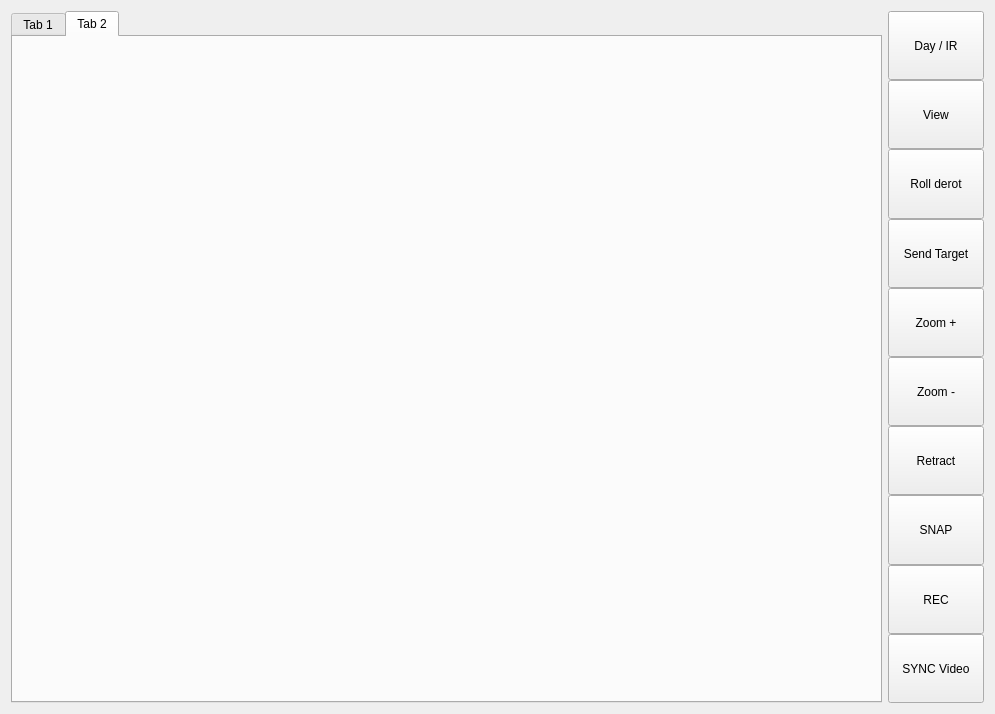
<?xml version="1.0" encoding="UTF-8"?>
<ui version="4.0">
 <class>GroundStation</class>
 <widget class="QDialog" name="GroundStation">
  <property name="geometry">
   <rect>
    <x>0</x>
    <y>0</y>
    <width>995</width>
    <height>714</height>
   </rect>
  </property>
  <property name="contextMenuPolicy">
   <enum>Qt::CustomContextMenu</enum>
  </property>
  <property name="windowTitle">
   <string>HERMES</string>
  </property>
  <layout class="QGridLayout" name="gridLayout_4">
   <item row="0" column="0">
    <widget class="QTabWidget" name="tabWidget">
     <property name="currentIndex">
      <number>1</number>
     </property>
     <widget class="QWidget" name="tab">
      <attribute name="title">
       <string>Tab 1</string>
      </attribute>
      <layout class="QGridLayout" name="gridLayout">
       <item row="0" column="0">
        <widget class="VdWidget" name="videoWidget" native="true">
         <property name="focusPolicy">
          <enum>Qt::StrongFocus</enum>
         </property>
        </widget>
       </item>
      </layout>
     </widget>
     <widget class="QWidget" name="tab_2">
      <attribute name="title">
       <string>Tab 2</string>
      </attribute>
      <layout class="QGridLayout" name="gridLayout_2">
       <item row="0" column="0">
        <widget class="H3DDemo" name="widget_2" native="true"/>
       </item>
      </layout>
     </widget>
    </widget>
   </item>
   <item row="0" column="1">
    <widget class="QWidget" name="widget" native="true">
     <property name="sizePolicy">
      <sizepolicy hsizetype="Fixed" vsizetype="Preferred">
       <horstretch>0</horstretch>
       <verstretch>0</verstretch>
      </sizepolicy>
     </property>
     <property name="minimumSize">
      <size>
       <width>96</width>
       <height>16</height>
      </size>
     </property>
     <property name="maximumSize">
      <size>
       <width>80</width>
       <height>16777215</height>
      </size>
     </property>
     <layout class="QGridLayout" name="gridLayout_3">
      <property name="leftMargin">
       <number>0</number>
      </property>
      <property name="topMargin">
       <number>0</number>
      </property>
      <property name="rightMargin">
       <number>0</number>
      </property>
      <property name="bottomMargin">
       <number>0</number>
      </property>
      <property name="spacing">
       <number>0</number>
      </property>
      <item row="4" column="0">
       <widget class="QPushButton" name="pushButtonZoomIN">
        <property name="sizePolicy">
         <sizepolicy hsizetype="Fixed" vsizetype="Expanding">
          <horstretch>0</horstretch>
          <verstretch>0</verstretch>
         </sizepolicy>
        </property>
        <property name="minimumSize">
         <size>
          <width>96</width>
          <height>24</height>
         </size>
        </property>
        <property name="focusPolicy">
         <enum>Qt::NoFocus</enum>
        </property>
        <property name="text">
         <string>Zoom +</string>
        </property>
       </widget>
      </item>
      <item row="2" column="0">
       <widget class="QPushButton" name="pushRollDerot">
        <property name="sizePolicy">
         <sizepolicy hsizetype="Fixed" vsizetype="Expanding">
          <horstretch>0</horstretch>
          <verstretch>0</verstretch>
         </sizepolicy>
        </property>
        <property name="minimumSize">
         <size>
          <width>96</width>
          <height>24</height>
         </size>
        </property>
        <property name="focusPolicy">
         <enum>Qt::NoFocus</enum>
        </property>
        <property name="text">
         <string>Roll derot</string>
        </property>
        <property name="checkable">
         <bool>true</bool>
        </property>
       </widget>
      </item>
      <item row="7" column="0">
       <widget class="QPushButton" name="pushButtonSnap">
        <property name="sizePolicy">
         <sizepolicy hsizetype="Fixed" vsizetype="Expanding">
          <horstretch>0</horstretch>
          <verstretch>0</verstretch>
         </sizepolicy>
        </property>
        <property name="minimumSize">
         <size>
          <width>96</width>
          <height>24</height>
         </size>
        </property>
        <property name="focusPolicy">
         <enum>Qt::NoFocus</enum>
        </property>
        <property name="text">
         <string>SNAP</string>
        </property>
       </widget>
      </item>
      <item row="1" column="0">
       <widget class="QPushButton" name="pushButtonView">
        <property name="sizePolicy">
         <sizepolicy hsizetype="Fixed" vsizetype="Expanding">
          <horstretch>0</horstretch>
          <verstretch>0</verstretch>
         </sizepolicy>
        </property>
        <property name="minimumSize">
         <size>
          <width>96</width>
          <height>24</height>
         </size>
        </property>
        <property name="focusPolicy">
         <enum>Qt::NoFocus</enum>
        </property>
        <property name="text">
         <string>View</string>
        </property>
        <property name="autoDefault">
         <bool>false</bool>
        </property>
       </widget>
      </item>
      <item row="0" column="0">
       <widget class="QPushButton" name="pushButtonDayIr">
        <property name="sizePolicy">
         <sizepolicy hsizetype="Fixed" vsizetype="Expanding">
          <horstretch>0</horstretch>
          <verstretch>0</verstretch>
         </sizepolicy>
        </property>
        <property name="minimumSize">
         <size>
          <width>96</width>
          <height>24</height>
         </size>
        </property>
        <property name="focusPolicy">
         <enum>Qt::NoFocus</enum>
        </property>
        <property name="text">
         <string>Day / IR</string>
        </property>
        <property name="checkable">
         <bool>false</bool>
        </property>
        <property name="autoDefault">
         <bool>false</bool>
        </property>
       </widget>
      </item>
      <item row="3" column="0">
       <widget class="QPushButton" name="pushButtonSendTarget">
        <property name="sizePolicy">
         <sizepolicy hsizetype="Fixed" vsizetype="Expanding">
          <horstretch>0</horstretch>
          <verstretch>0</verstretch>
         </sizepolicy>
        </property>
        <property name="minimumSize">
         <size>
          <width>96</width>
          <height>24</height>
         </size>
        </property>
        <property name="focusPolicy">
         <enum>Qt::NoFocus</enum>
        </property>
        <property name="text">
         <string>Send Target</string>
        </property>
       </widget>
      </item>
      <item row="8" column="0">
       <widget class="QPushButton" name="pushButtonRec">
        <property name="sizePolicy">
         <sizepolicy hsizetype="Fixed" vsizetype="Expanding">
          <horstretch>0</horstretch>
          <verstretch>0</verstretch>
         </sizepolicy>
        </property>
        <property name="minimumSize">
         <size>
          <width>96</width>
          <height>24</height>
         </size>
        </property>
        <property name="focusPolicy">
         <enum>Qt::NoFocus</enum>
        </property>
        <property name="text">
         <string>REC</string>
        </property>
       </widget>
      </item>
      <item row="5" column="0">
       <widget class="QPushButton" name="pushButtonZoomOUT">
        <property name="sizePolicy">
         <sizepolicy hsizetype="Fixed" vsizetype="Expanding">
          <horstretch>0</horstretch>
          <verstretch>0</verstretch>
         </sizepolicy>
        </property>
        <property name="minimumSize">
         <size>
          <width>96</width>
          <height>24</height>
         </size>
        </property>
        <property name="focusPolicy">
         <enum>Qt::NoFocus</enum>
        </property>
        <property name="text">
         <string>Zoom -</string>
        </property>
       </widget>
      </item>
      <item row="6" column="0">
       <widget class="QPushButton" name="pushButtonRetract">
        <property name="sizePolicy">
         <sizepolicy hsizetype="Fixed" vsizetype="Expanding">
          <horstretch>0</horstretch>
          <verstretch>0</verstretch>
         </sizepolicy>
        </property>
        <property name="minimumSize">
         <size>
          <width>96</width>
          <height>24</height>
         </size>
        </property>
        <property name="focusPolicy">
         <enum>Qt::NoFocus</enum>
        </property>
        <property name="text">
         <string>Retract</string>
        </property>
        <property name="checkable">
         <bool>true</bool>
        </property>
        <property name="autoDefault">
         <bool>false</bool>
        </property>
       </widget>
      </item>
      <item row="9" column="0">
       <widget class="QPushButton" name="pushButtonSyncVD">
        <property name="sizePolicy">
         <sizepolicy hsizetype="Fixed" vsizetype="Expanding">
          <horstretch>0</horstretch>
          <verstretch>0</verstretch>
         </sizepolicy>
        </property>
        <property name="minimumSize">
         <size>
          <width>96</width>
          <height>24</height>
         </size>
        </property>
        <property name="focusPolicy">
         <enum>Qt::NoFocus</enum>
        </property>
        <property name="text">
         <string>SYNC Video</string>
        </property>
       </widget>
      </item>
     </layout>
    </widget>
   </item>
  </layout>
 </widget>
 <layoutdefault spacing="6" margin="11"/>
 <customwidgets>
  <customwidget>
   <class>VdWidget</class>
   <extends>QWidget</extends>
   <header location="global">vdwidget.h</header>
   <container>1</container>
  </customwidget>
  <customwidget>
   <class>H3DDemo</class>
   <extends>QWidget</extends>
   <header location="global">h3ddemo.h</header>
   <container>1</container>
  </customwidget>
 </customwidgets>
 <resources/>
 <connections/>
</ui>
